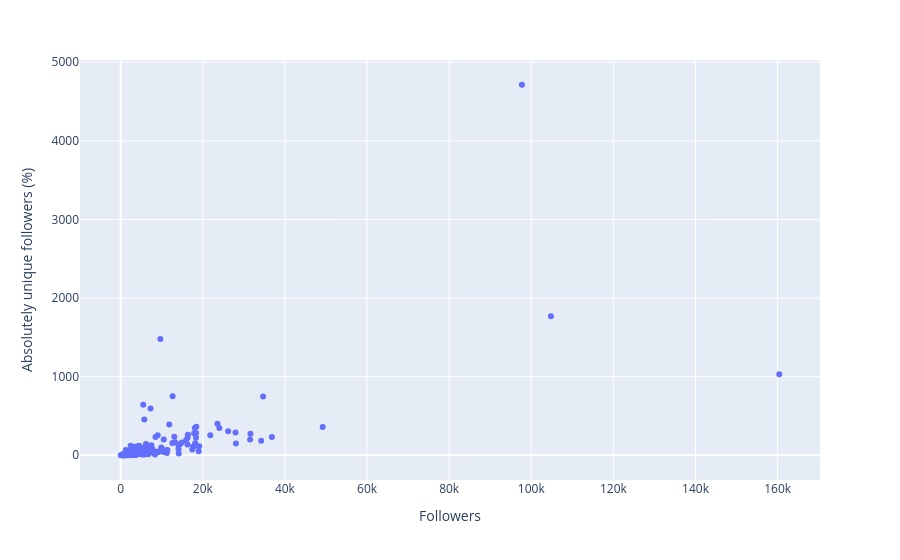

Write notebook code for a chart like this one.
### Code cell
df = pd.DataFrame({
    "Absolutely unique followers (%)": abs_unique,
    "Followers": follows_count,
    "Vtuber": vtuber_names,
})
fig = px.scatter(df, x="Followers", y="Absolutely unique followers (%)", hover_name="Vtuber")
fig.show()

### Figure 1 — Plotly figure (JSON) as saved in the notebook; plotly's stock layout.template omitted (floating-point values rounded to 4 significant figures; data arrays with more than 128 entries replaced by an {"elided": "..."} marker saying what was removed)
{"data": [{"hovertemplate": "<b>%{hovertext}</b><br><br>Followers=%{x}<br>Absolutely unique followers (%)=%{y}<extra></extra>", "hovertext": {"elided": "372 str values"}, "legendgroup": "", "marker": {"color": "#636efa", "symbol": "circle"}, "mode": "markers", "name": "", "orientation": "v", "showlegend": false, "type": "scatter", "x": {"elided": "372 int values"}, "xaxis": "x", "y": {"elided": "372 int values"}, "yaxis": "y"}], "layout": {"legend": {"tracegroupgap": 0}, "margin": {"t": 60}, "xaxis": {"anchor": "y", "domain": [0, 1], "title": {"text": "Followers"}}, "yaxis": {"anchor": "x", "domain": [0, 1], "title": {"text": "Absolutely unique followers (%)"}}}}
